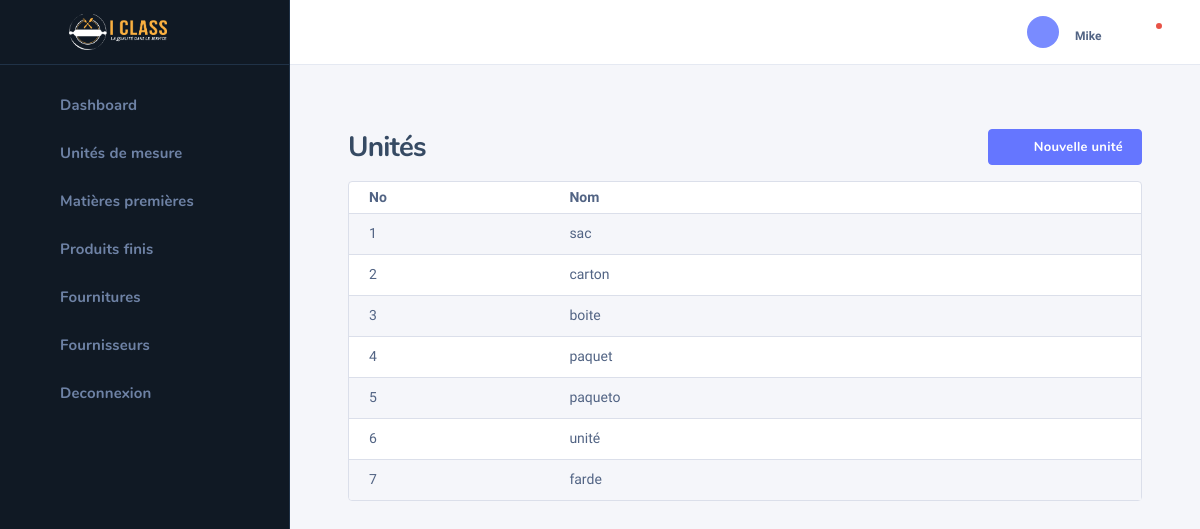
The page /bakery/unit_list/ (signed in) on the database its author committed.
### bakery/models.py (models this page shows, shortened)
class Unite(models.Model):
    class Meta:
        verbose_name = "Unité de mésure"
    name = models.CharField(max_length=255)

### bakery/views.py (the view, shortened to what this page needs)
# urls.py: path('unit_list/', unit_list, name='unit-list'),
@login_required(login_url='login')
def unit_list(request):
    units = Unite.objects.all()
    return render(request, 'bakery/unit_list.html', context={'units': units})

### templates/bakery/unit_list.html (shortened to what this page needs)
{% extends 'bakery/base_bakery.html' %}
{% block content %}
    {% include 'bakery/bakery_sidebar.html' %}
    <div class="nk-wrap">
    {% include 'bakery/profile.html' %}
        <div class="nk-content">
            <div class="nk-content ">
                <div class="container-fluid">
                    <div class="nk-content-inner">
                        <div class="nk-content-body">
                            <div class="nk-block-head nk-block-head-sm">
                                <div class="nk-block-between">
                                    <div class="nk-block-head-content">
                                        <h3 class="nk-block-title page-title">Unités</h3>
                                    </div>
                                    <div class="nk-block-head-content">
                                        <div class="toggle-wrap nk-block-tools-toggle">
                                            <div class="toggle-expand-content" data-content="pageMenu">
                                                <ul class="nk-block-tools g-3">
                                                    <li class="nk-block-tools-opt">
                                                        <a href="#" data-target="addProduct"
                                                           class="toggle btn btn-primary d-none d-md-inline-flex"><em
                                                                class="icon ni ni-plus"></em><span>Nouvelle unité</span></a>
                                                    </li>
                                                </ul>
                                            </div>
                                        </div>
                                    </div>
                                </div>
                            </div>
                            <div class="nk-block">
                                <div class="card card-bordered">
                                    <div class="card-inner-group">
                                        <div class="card-inner p-0">
                                            <table class="datatable-init-export nowrap table table-striped"
                                                   data-export-title="Export">
                                                <thead>
                                                <tr>
                                                    <th>No</th>
                                                    <th>Nom</th>
                                                    <th></th>
                                                </tr>
                                                </thead>
                                                <tbody>
                                                {% for unit in units %}
                                                    <tr>
                                                        <td>{{ forloop.counter }}</td>
                                                        <td>{{ unit.name }}</td>
                                                        <td class="center">
                                                            <ul class="nk-tb-actions gx-1 my-n1">
                                                                <li class="me-n1">
                                                                    <div class="dropdown">
                                                                        <a href="#"
                                                                           class="dropdown-toggle btn btn-icon btn-trigger"
                                                                           data-bs-toggle="dropdown"><em
                                                                                class="icon ni ni-more-h"></em></a>
                                                                    </div>
                                                                </li>
                                                            </ul>
                                                        </td>
                                                    </tr>
                                                {% endfor %}
                                                </tbody>
                                            </table>
                                        </div>
                                    </div>
                                </div>
                            </div>
                        </div>
                    </div>
                </div>
            </div>
        </div>
    </div>
{% endblock %}

### templates/bakery/profile.html (shortened to what this page needs)
{% load static %}
<div class="nk-header nk-header-fixed is-light">
                    <div class="container-fluid">
                        <div class="nk-header-wrap">
                            <div class="nk-header-tools">
                                <ul class="nk-quick-nav">
                                    <li class="dropdown user-dropdown">
                                        <a href="#" class="dropdown-toggle" data-bs-toggle="dropdown">
                                            <div class="user-toggle">
                                                <div class="user-avatar sm">
                                                    <em class="icon ni ni-user-alt"></em>
                                                </div>
                                                <div class="user-info d-none d-md-block">
                                                    <div class="user-status">{{ request.user.userhasrole.role.name }}</div>
                                                    <div class="user-name dropdown-indicator">{{ request.user.username }}</div>
                                                </div>
                                            </div>
                                        </a>
                                    </li>
                                    <li class="dropdown notification-dropdown me-n1">
                                        <a hx-get="{% url 'check-notifications' %}" hx-target="#notifications" hx-trigger="click" hx-swap="innerHTML" class="dropdown-toggle nk-quick-nav-icon" data-bs-toggle="dropdown">
                                            <div class="icon-status icon-status-danger"><em class="icon ni ni-bell"></em></div>
                                        </a>
                                    </li>
                                </ul>
                            </div>
                        </div>
                    </div>
                </div>

### rows shown on the page
Unite: name "sac"
Unite: name "carton"
Unite: name "boite"
Unite: name "paquet"
Unite: name "paqueto"
Unite: name "unité"
Unite: name "farde"

### other values the page prints
{{ request.user.username }} "Mike"
